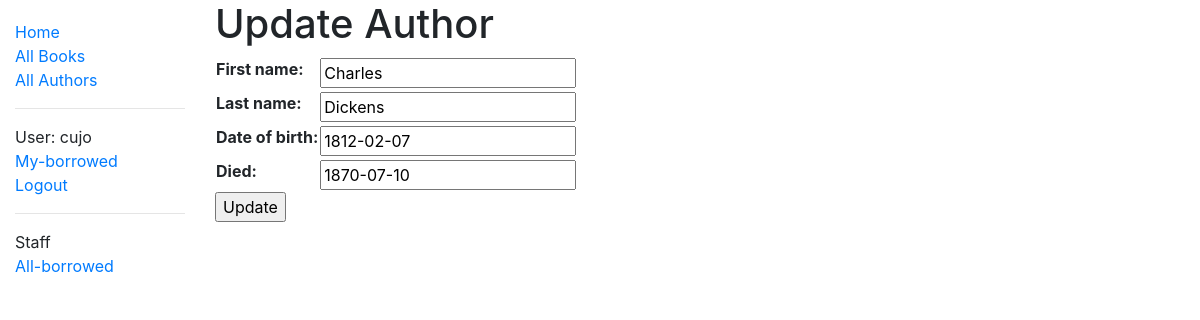
The page /catalog/author/update/1 (signed in) on the database its author committed.
### catalog/models.py (models this page shows, shortened)
class Author(models.Model):
	first_name=models.CharField(max_length=100)
	last_name=models.CharField(max_length=100)
	date_of_birth=models.DateField(blank=True,null=True)
	date_of_death=models.DateField('Died',blank=True,null=True)
	class Meta:
		ordering=['last_name','first_name']

### catalog/views.py (the view)
# urls.py: path('author/update/<int:pk>',views.update_author,name='author-update'),
@permission_required('catalog.can_mark_returned', raise_exception=True)
def update_author(request,pk):
	author=get_object_or_404(Author,pk=pk)
	if request.method=="POST":
		form=AuthorForm(request.POST,instance=author)
		if form.is_valid():
			form.save()
			return redirect(reverse('author-detail',args=[(author.pk)]))
	else:
		form=AuthorForm(instance=author)
	context={
		'author':author,
		'form':form
	}
	return render(request,'catalog/author_update_form.html',context)

### catalog/forms.py (shortened to what this page needs)
class AuthorForm(forms.ModelForm):
	class Meta:
		model=Author
		fields='__all__'

### catalog/templates/catalog/author_update_form.html (shortened to what this page needs)
{% extends 'catalog/base_generic.html' %}
{% block content %}
	<h1>Update Author</h1>
	<form action="{% url 'author-update' author.pk %}" method="POST">
		<table>
			{{ form.as_table }}
		</table>
		<input type="submit" value="Update">
	</form>
{% endblock %}

### catalog/templates/catalog/base_generic.html (shortened to what this page needs)
<!DOCTYPE html>
<html lang='en'>
<head>
	<link rel="stylesheet" href="https://stackpath.bootstrapcdn.com/bootstrap/4.1.3/css/bootstrap.min.css">
	{% load static %}
	<link rel="stylesheet" href="{% static 'css/styles.css' %}">
</head>
<body>
	<div class="container-fluid">
		<div class="row">
			<div class="col-sm-2">
			{% block sidebar %}
				<ul class="sidebar-nav">
					<li><a href="{% url 'index' %}">Home</a></li>
					<li><a href="{% url 'books' %}">All Books</a></li>
					<li><a href="{% url 'author' %}">All Authors</a></li><hr>
					{% if user.is_authenticated %}
     					<li>User: {{ user.get_username }}</li>
     					<li><a href="{% url 'my-borrowed' %}">My-borrowed</a></li>
     					<li><a href="{% url 'logout'%}">Logout</a></li>
   					{% else %}
     					<li><a href="{% url 'login'%}">Login</a></li>
						<li><a href="{% url 'register'%}">Register</a></li>
   					{% endif %}
   					{% if perms.catalog.can_mark_returned %}
   					<hr>
   						<li>Staff</li>
   						<li><a href="{% url 'all-borrowed' %}">All-borrowed</a></li>
   					{% endif %}
				</ul>
			{% endblock %}
			</div>
			<div class="col-sm-10">{% block content %}{% endblock %}</div>
		</div>
	</div>
</body>
</html>

### catalog/static/css/styles.css (style rules this page uses)
.sidebar-nav { margin-top: 20px; padding: 0; list-style: none; }

### rows shown on the page
Author: first_name "Charles", last_name "Dickens", date_of_birth "1812-02-07", date_of_death "1870-07-10"

### other values the page prints
{{ user.get_username }} "cujo"
